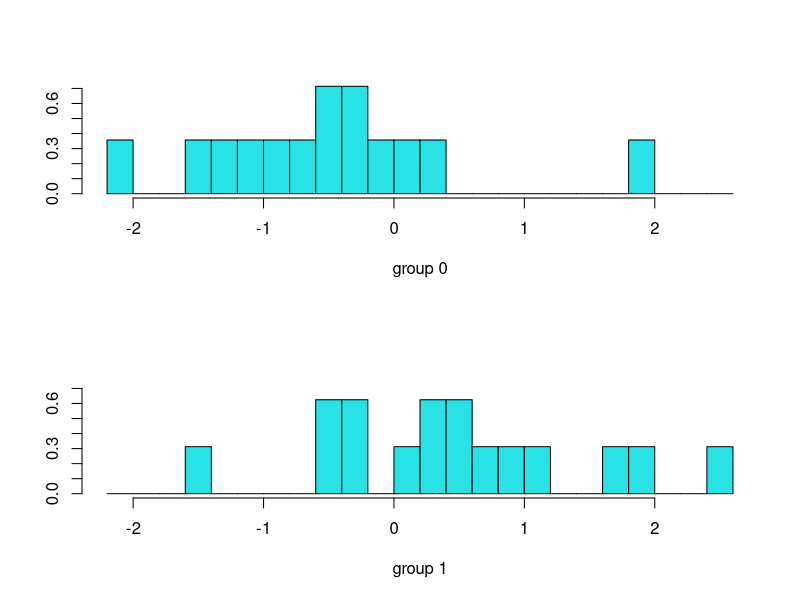
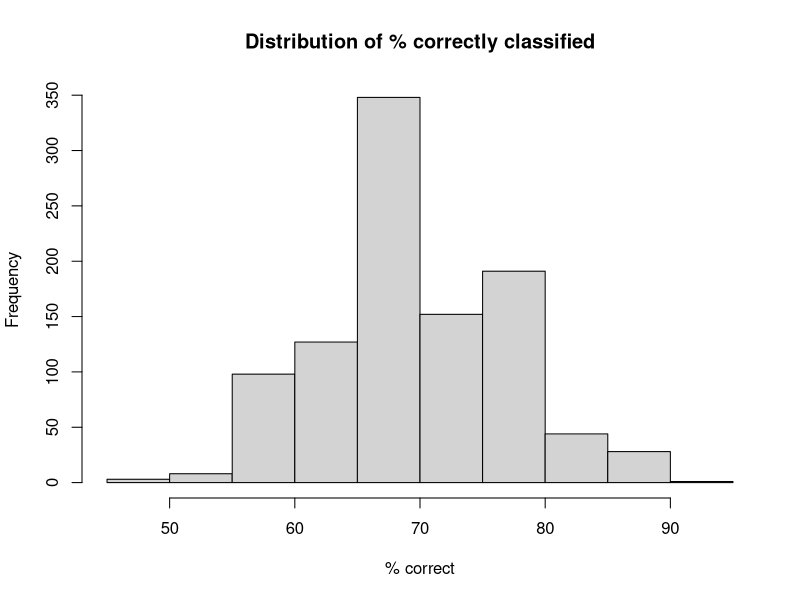

Generate these figures, in order, with R:
#-------------------------------------------------------------------------
# Simulation Exercise 6 by DVM Bishop
# 25th March 2017
# Simulating data for discriminant function analysis (DFA)
#-------------------------------------------------------------------------
# Discriminant function analysis is a method for categorising a sample into 2 or more
# groups on the basis of measured variables.
# Here we focus on the 2-group classification
# E.g you might want to categorise people in terms of pass/fail an exam on the basis
# of scores on some aptitude tests.
# DFA finds the optimal combination of measures for the classification and creates
# a new predictor variable that is a weighted sum of the predictors.
# This is used to classify those above a cutoff as group 1 and those below as group 0

# Thought experiment: before running the simulation
  # If there is no relationship between predictors and group in the population,
  # and there are two groups of equal size, how accurate do you think the DFA
  # function will be (in terms of percentage of cases correctly classified)?

# see http://www.statmethods.net/advstats/discriminant.html
# https://rstudio-pubs-static.s3.amazonaws.com/35817_2552e05f1d4e4db8ba87b334101a43da.html


setwd('/Users/dorothybishop/Dropbox/BBSRC_STARS/Bishop')

# Remember! you will need to download these packages if they aren't already downloaded
library(MASS) #for mvrnorm function to make multivariate normal distributed vars
library(gridExtra) #for plotting output in a grid
library(grid) #https://cran.r-project.org/web/packages/gridExtra/vignettes/tableGrob.html
library(car)
options(scipen=999) #disable scientific notation.
dev.off() #clear plots

#-------------------------------------------------------------------------
# Specify parameters to create a correlation matrix
# We are going to simulate 7 variables (but you could change this number)
#-------------------------------------------------------------------------

nVar<-7 #number of simulated variables (arbitrary but useful for figure that will fit on screen)
# We will treat variable 1-6 as predictors and variable 7 as category to be predicted (DV)
myM<-0 # Mean score for all variables in the sample - we're using z scores for simplicity
myVar<-1 #Remember variance is SD^2. For z-scores, SD is 1, so variance is also 1
myN<-30 #set sample size per group (You can vary this to see the effect)
myCorr<-0.2 #correlation between 6 predictor variables (can also vary this)
myCorr2<- c(0,0,0,0,0,0,1) #correlation between each predictor and DV 
#the final 1 is the variance of the DV, in effect, correlation of variable with itself)
# We start the simulation assuming no relationship between predictors and group

mynSims <- 1000 # Set number of simulated datasets
myperctable=matrix(rep(NA,(mynSims*2)),nrow=mynSims) #initialising a matrix that will hold % correct for each run
colnames(myperctable)<- c("run","percentcorrclass")


# We're going to use the mvrnorm command which generates a multivariate normal distribution
# It's similar to rnorm: you specify mean and variance for each variable
# But you also need to specify how variables are intercorrelated
# mvrnorm requires you to specify the covariance matrix
# For simplicity, we'll work with zscores with mean 0 and SD 1
# This means that the correlation and covariance are the same, and the variance and SD are the same

myCov<-matrix(rep(myCorr,nVar*nVar),nrow=nVar) 
# Look at myCov after running this line; you have 7 x 7 matrix with all entries myCorr
# Now we change the final row and column to match myCorr2
myCov[nVar,]<-myCorr2  #note that we specify nVar to indicate last row, but leave 
#blank after the comma: this means we want all columns
myCov[,nVar]<-myCorr2 #note that we leave blank before comma to indicate we want 
#all rows; nVar indicates we want last column

# Look again at myCov after these two steps to check you understand the commands

# We need to fix our matrix so that the diagonal values correspond to variance of each variable
diag(myCov)<-rep(myVar,nVar) # now look at myCov again


# NB for simplicity, we've made all intercorrelations the same, but you could hand craft your matrix
# to have different correlations between different variables. 


#----------------------------------------------------------------------------------------
for (i in 1:mynSims){ # 'for loop' command: runs loop mynSims times
  # Each time the code between { and } is run, the index, i, increases by one
  #N.B. if running code one line at a time, any line with { in it will 
  # not execute until a corresponding } has been found (or entered on console)
  
  #----------------------------------------------------------------------------------------
  # Generate a sample from a multivariate normal distribution with the specified correlation matrix
  #----------------------------------------------------------------------------------------
  
  mydata<-data.frame(mvrnorm(n = myN, rep(myM,nVar), myCov))
  colnames(mydata)<-paste(rep("X",nVar),c(1:nVar),sep="") 
  colnames(mydata)[nVar]<-'Y'
  #this is a clever way to assign sequential column names, X1, X2, ....etc .
  
  #Now we are going to change the last column to give 0 and 1 values
  mygp1<-which(mydata[,nVar,]<0)
  mydata[mygp1,nVar]<-0
  mydata[-mygp1,nVar]<-1
  # lastcolumn (nVar) gives group identity: 0 or 1; to do this make those with zscore <- 0 first group (0)
  # and the remainder 2nd group (1); this should give roughly equal Ns for 0 and 1
 # scatterplotMatrix(mydata[1:7]) #uncomment this line to see scatterplot
  #----------------------------------------------------------------------------------------
 # Now run a discriminant function analysis to predict group ID from vars X1-X6
   
 #----------------------------------------------------------------------------------------
  
  myfit <- lda(Y ~ X1 + X2 + X3 +X4+X5+X6, data=mydata)# do discrim function analysis
  mypredict <- predict(myfit)  # extract predictive scores: weighted combination of X1-X6 
                               # that gives best discrimination between groups
  mydata$predscore<-mypredict$x #discriminant score from DFA
  mydata$predgp<-mypredict$class #predicted group from DFA
  mydata$correctpred<-0 #column to indicate if prediction correct - default is zero
  temp<-which(mydata$Y==mydata$predgp) #find rows where group correctly predicted
  mydata$correctpred[temp]<-1 #set these rows to one
  if(i==mynSims){ #illustrative outputs : just do for final run
   ldahist(data = mydata$predscore, g=mydata$Y) #histogram of predictive scores vs actual group
  table(mypredict$class,mydata$Y)
  }
  myperctable[i,1]<-i #first column gives run number
  myperctable[i,2]<-100*sum(mydata$correctpred)/myN #2nd col gives percent correctly predicted
}
hist(myperctable[,2],main='Distribution of % correctly classified',xlab='% correct') #This shows the percentage correct group assignment across all simulations

# Now try varying the sample size per group (myN) and other parameters to see how
# they affect the prediction
# You can also vary myCorr2 to see what happens if there are true correlations between 
# predictor variables and the group (Y)
# Also, you could vary command on line 95 that assigns group membership so that
# the groups are of unequal size - can you work out how to do that?
  
# This work is licensed under a Creative Commons Attribution-NonCommercial-ShareAlike 4.0 International License. https://creativecommons.org/licenses/by-nc-sa/4.0/
